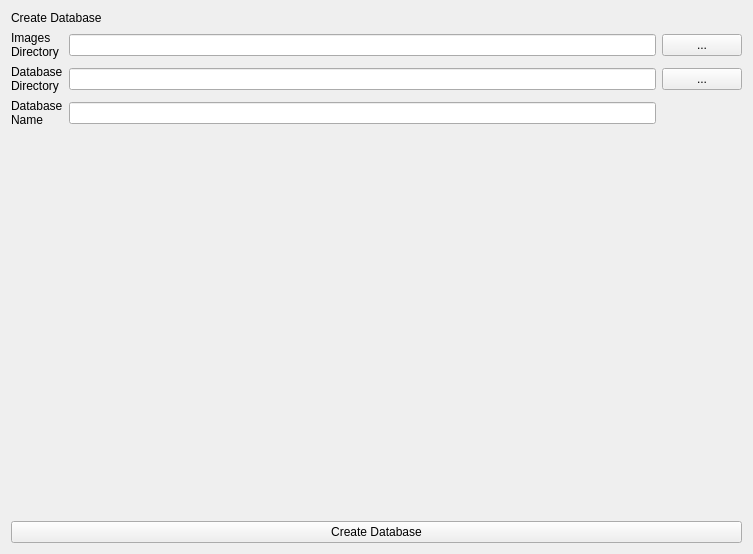
<?xml version="1.0" encoding="UTF-8"?>
<ui version="4.0">
 <class>qtIMU</class>
 <widget class="QWidget" name="qtIMU">
  <property name="geometry">
   <rect>
    <x>0</x>
    <y>0</y>
    <width>753</width>
    <height>554</height>
   </rect>
  </property>
  <property name="windowTitle">
   <string>Form</string>
  </property>
  <layout class="QVBoxLayout" name="verticalLayout">
   <item>
    <widget class="QLabel" name="label_4">
     <property name="text">
      <string>Create Database</string>
     </property>
    </widget>
   </item>
   <item>
    <layout class="QGridLayout" name="gridLayout">
     <item row="2" column="2">
      <widget class="QPushButton" name="qtDirectoryPushButton">
       <property name="text">
        <string>...</string>
       </property>
      </widget>
     </item>
     <item row="3" column="0">
      <widget class="QLabel" name="label_3">
       <property name="text">
        <string>Database
Name</string>
       </property>
      </widget>
     </item>
     <item row="5" column="1">
      <spacer name="verticalSpacer">
       <property name="orientation">
        <enum>Qt::Vertical</enum>
       </property>
       <property name="sizeHint" stdset="0">
        <size>
         <width>20</width>
         <height>40</height>
        </size>
       </property>
      </spacer>
     </item>
     <item row="2" column="0">
      <widget class="QLabel" name="label_2">
       <property name="text">
        <string>Database
Directory</string>
       </property>
      </widget>
     </item>
     <item row="2" column="1">
      <widget class="QLineEdit" name="qtDirectoryLineEdit"/>
     </item>
     <item row="3" column="1">
      <widget class="QLineEdit" name="qtNameLineEdit"/>
     </item>
     <item row="0" column="2">
      <widget class="QPushButton" name="qtDatabasePushButton">
       <property name="text">
        <string>...</string>
       </property>
      </widget>
     </item>
     <item row="0" column="0">
      <widget class="QLabel" name="label">
       <property name="text">
        <string>Images
Directory</string>
       </property>
      </widget>
     </item>
     <item row="0" column="1">
      <widget class="QLineEdit" name="lineEdit"/>
     </item>
    </layout>
   </item>
   <item>
    <widget class="QPushButton" name="qtCreatePushButton">
     <property name="text">
      <string>Create Database</string>
     </property>
    </widget>
   </item>
  </layout>
 </widget>
 <resources/>
 <connections/>
</ui>
